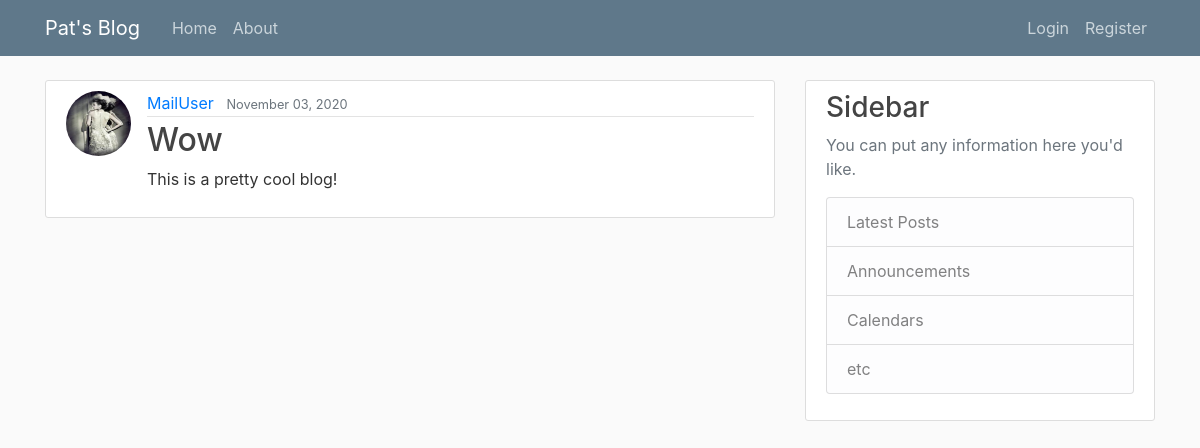
Screenshot of /post/11/ with the database file from the repository.
### blog/models.py (models this page shows, shortened)
class Post(models.Model):
    title = models.CharField(max_length=100)
    content = models.TextField()
    date_posted = models.DateTimeField(default=timezone.now)
    author = models.ForeignKey(User, on_delete=models.CASCADE)

### users/models.py (models this page shows, shortened)
class Profile(models.Model):
    user = models.OneToOneField(User, on_delete=models.CASCADE)
    image = models.ImageField(default='default.jpg', upload_to='profile_pics')

### blog/views.py (the view)
# urls.py: path('post/<int:pk>/', PostDetailView.as_view(), name='post-detail'),
class PostDetailView(DetailView):
    model = Post

### blog/templates/blog/post_detail.html (shortened to what this page needs)
{% extends "blog/base.html" %}
{% block content %}
    <article class="media content-section">
        <img src="{{ object.author.profile.image.url }}" alt="Author profile photo" class="rounded-circle article-img">
        <div class="media-body">
            <div class="article-metadata">
                <a class="mr-2" href="{% url 'user-posts' post.author.username %}">{{ object.author }}</a>
                <small class="text-muted">{{ object.date_posted|date:"F d, Y" }}</small>
            </div>
            <h2 class="article-title">{{ object.title }}</h2>
            <p class="article-content">{{ object.content }}</p>
        </div>
    </article>
{% endblock content %}

### blog/templates/blog/base.html (shortened to what this page needs)
{% load static %}
<!DOCTYPE html>
<html>
    <head>
        <link rel="stylesheet" href="https://maxcdn.bootstrapcdn.com/bootstrap/4.0.0/css/bootstrap.min.css">
        <link rel="stylesheet" type="text/css" href="{% static 'blog/main.css' %}">
    </head>
    <body>
        <header class="site-header">
            <nav class="navbar navbar-expand-md navbar-dark bg-steel fixed-top">
            <div class="container">
                <a class="navbar-brand mr-4" href="/">Pat's Blog</a>
                <div class="collapse navbar-collapse" id="navbarToggle">
                <div class="navbar-nav mr-auto">
                    <a class="nav-item nav-link" href="{% url 'blog-home' %}">Home</a>
                    <a class="nav-item nav-link" href="{% url 'blog-about' %}">About</a>
                </div>
                <div class="navbar-nav">
                    {% if user.is_authenticated %}
                      <a class="nav-item nav-link" href="{% url 'post-create' %}">New Post</a>
                      <a class="nav-item nav-link" href="{% url 'profile' %}">Profile</a>
                      <a class="nav-item nav-link" href="{% url 'logout' %}">Logout</a>
                    {% else %}
                      <a class="nav-item nav-link" href="{% url 'login' %}">Login</a>
                      <a class="nav-item nav-link" href="{% url 'register' %}">Register</a>
                    {% endif %}
                </div>
                </div>
            </div>
            </nav>
        </header>
        <main role="main" class="container">
            <div class="row">
              <div class="col-md-8">
                {% block content %}{% endblock %}
              </div>
              <div class="col-md-4">
                <div class="content-section">
                  <h3>Sidebar</h3>
                  <p class='text-muted'>You can put any information here you'd like.
                    <ul class="list-group">
                      <li class="list-group-item list-group-item-light">Latest Posts</li>
                      <li class="list-group-item list-group-item-light">Announcements</li>
                      <li class="list-group-item list-group-item-light">Calendars</li>
                      <li class="list-group-item list-group-item-light">etc</li>
                    </ul>
                  </p>
                </div>
              </div>
            </div>
          </main>
    </body>
</html>

### blog/static/blog/main.css (style rules this page uses)
body { background: #fafafa; color: #333333; margin-top: 5rem; }
h1, h2, h3, h4, h5, h6 { color: #444444; }
ul { margin: 0; }
.bg-steel { background-color: #5f788a; }
.site-header .navbar-nav .nav-link { color: #cbd5db; }
.content-section { background: #ffffff; padding: 10px 20px; border: 1px solid #dddddd; border-radius: 3px; margin-bottom: 20px; }
.article-title { color: #444444; }
.article-content { white-space: pre-line; }
.article-img { height: 65px; width: 65px; margin-right: 16px; }
.article-metadata { padding-bottom: 1px; margin-bottom: 4px; border-bottom: 1px solid #e3e3e3 }

### rows the page displays
Post: author.profile.image (placeholder picture), author "MailUser", date_posted "November 03, 2020", title "Wow", content "This is a pretty cool blog!"
